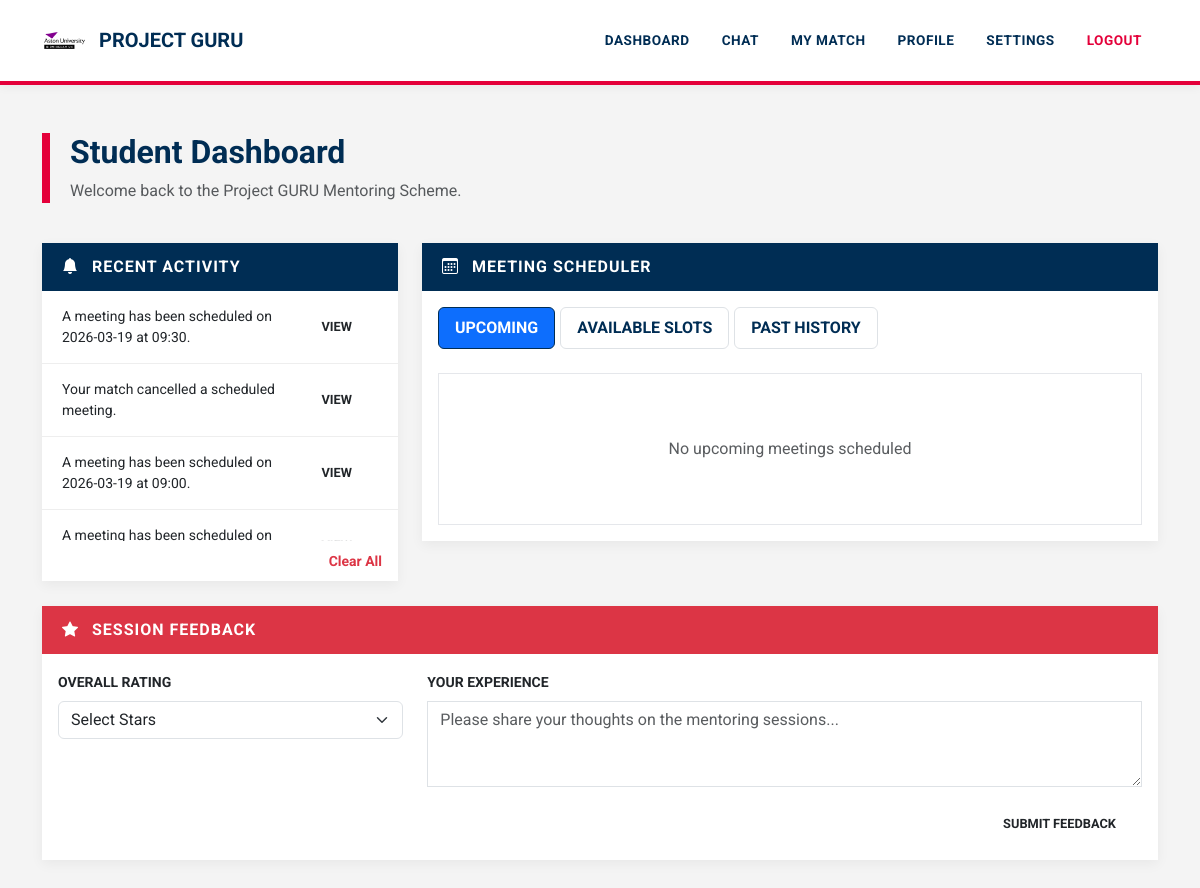
Screenshot of /dashboard (signed in) with the database file from the repository.
### tables this page shows
CREATE TABLE notifications (
    id INTEGER PRIMARY KEY AUTOINCREMENT,
    user_id INTEGER,
    message TEXT,
    link TEXT,
    created_at TIMESTAMP DEFAULT CURRENT_TIMESTAMP
);

### app.py (the view, shortened to what this page needs)
@app.route("/dashboard")
def dashboard():
    if "user_id" not in session:
        return redirect("/login")
    conn = get_db()
    user = conn.execute("SELECT * FROM users WHERE id=?", (session["user_id"],)).fetchone()
    if not user:
        session.clear()
        conn.close()
        return redirect("/login")
    user_id = session["user_id"]
    profile = get_active_profile()
    if not profile:
        conn.close()
        return "Please select a profile"
    role = profile["role"]
    if role == "mentor":
        matches = conn.execute("SELECT * FROM matches WHERE mentor_id=?", (user_id,)).fetchall()
    else:
        matches = conn.execute("SELECT * FROM matches WHERE mentee_id=?", (user_id,)).fetchall()
    match = next((m for m in matches if m["status"] == "final"), None)
    slots = []
    upcoming_meetings = []
    past_meetings = []
    now = datetime.now()
    if match:
        all_slots = conn.execute("""
            SELECT * FROM meeting_slots
            WHERE match_id=? AND status != 'unavailable'
            ORDER BY date, start_time
        """, (match["id"],)).fetchall()
        for slot in all_slots:
            slot_dt = datetime.strptime(f"{slot['date']} {slot['start_time']}", "%Y-%m-%d %H:%M")
            if slot["status"] == "available":
                if slot_dt > now:
                    slots.append(slot)
            elif slot["status"] == "booked":
                if slot_dt > now:
                    upcoming_meetings.append(slot)
                else:
                    past_meetings.append(slot)
            elif slot["status"] in ["completed", "missed"]:
                past_meetings.append(slot)
    if role == "mentor":
        notifications = conn.execute("""
            SELECT DISTINCT n.* FROM notifications n
            LEFT JOIN matches m ON n.link LIKE '/chat/' || m.id
            WHERE n.user_id=? AND (m.mentor_id=? OR m.id IS NULL)
            ORDER BY n.created_at DESC
        """, (user_id, user_id)).fetchall()
    user_profiles = conn.execute("SELECT * FROM profiles WHERE user_id=?", (user_id,)).fetchall()
    conn.close()
    return render_template(
        "dashboard.html",
        user=user,
        role=role,
        user_profiles=user_profiles,
        matches=matches,
        match=match,
        slots=slots,
        upcoming_meetings=upcoming_meetings,
        past_meetings=past_meetings,
        notifications=notifications,
        current_date=date.today(),
        user_id=user_id,
    )

### app.py (called while the page is built)
def get_db():
    conn = sqlite3.connect("database.db", timeout=30)
    conn.row_factory = sqlite3.Row
    return conn

def get_active_profile():
    if "profile_id" not in session:
        return None
    conn = get_db()
    profile = conn.execute("""
        SELECT * FROM profiles
        WHERE id=? AND user_id=?
    """, (session["profile_id"], session["user_id"])).fetchone()
    conn.close()
    return profile

### templates/dashboard.html (shortened to what this page needs)
<!DOCTYPE html>
<html lang="en">
<head>
    <link href="https://cdn.jsdelivr.net/npm/bootstrap@5.3.2/dist/css/bootstrap.min.css" rel="stylesheet">
    <link rel="stylesheet" href="https://cdn.jsdelivr.net/npm/bootstrap-icons@1.11.3/font/bootstrap-icons.css">
</head>
<body>
{% include "navbar.html" %}
<div class="container mt-5">
    <div class="dashboard-header">
        <h2 class="fw-bold">Student Dashboard</h2>
        <p class="text-muted mb-0">Welcome back to the Project GURU Mentoring Scheme.</p>
    </div>
    <div class="row">
        <div class="col-lg-4">
            <div class="card">
                <div class="card-header-aston">
                    <i class="bi bi-bell-fill me-2"></i> Recent Activity
                </div>
                <div class="card-body p-0">
                    {% if notifications %}
                    <div class="notifications-scroll">
                        {% for n in notifications %}
                        <div class="notification-item d-flex justify-content-between align-items-center">
                            <span class="small">{{ n.message }}</span>
                            {% if n.link %}
                            <a href="{{ n.link }}" class="btn btn-sm btn-aston-red ms-2">View</a>
                            {% endif %}
                        </div>
                        {% endfor %}
                    </div>
                    {% else %}
                    <div class="p-4 text-center text-muted italic">No new notifications</div>
                    {% endif %}
                </div>
                <div class="card-footer bg-white border-0 text-end">
                    <a href="/clear_notifications" class="text-danger small fw-bold text-decoration-none">Clear All</a>
                </div>
            </div>
        </div>
        <div class="col-lg-8">
            <div class="card">
                <div class="card-header-aston">
                    <i class="bi bi-calendar3 me-2"></i> Meeting Scheduler
                </div>
                <div class="card-body">
                    <ul class="nav nav-pills mb-4">
                        <li class="nav-item">
                            <a class="nav-link {% if request.args.get('tab','upcoming') == 'upcoming' %}active{% endif %}" href="/dashboard?tab=upcoming">Upcoming</a>
                        </li>
                        <li class="nav-item">
                            <a class="nav-link {% if request.args.get('tab') == 'available' %}active{% endif %}" href="/dashboard?tab=available">Available Slots</a>
                        </li>
                        <li class="nav-item">
                            <a class="nav-link {% if request.args.get('tab') == 'past' %}active{% endif %}" href="/dashboard?tab=past">Past History</a>
                        </li>
                    </ul>
                    {% if request.args.get("tab","upcoming") == "upcoming" %}
                    <div class="slot-box">
                        {% for slot in upcoming_meetings %}
                        <div class="card mb-3 border shadow-sm meeting-item">
                            <div class="card-body d-flex justify-content-between align-items-center">
                                <div>
                                    <h6 class="mb-1 fw-bold text-primary"><i class="bi bi-calendar-check me-2"></i> {{ slot.date }}</h6>
                                    <small class="text-muted fw-bold">TIME: {{ slot.start_time }} — {{ slot.end_time }}</small>
                                </div>
                                <div class="text-end">
                                    <span class="badge badge-aston bg-success mb-2 d-block">Confirmed</span>
                                    {% if user_id == match.mentee_id %}
                                    <a href="/cancel_booking/{{slot.id}}?tab=upcoming" class="btn btn-link text-danger btn-sm p-0 fw-bold">CANCEL BOOKING</a>
                                    {% elif user_id == match.mentor_id %}
                                    <a href="/mentor_cancel_meeting/{{slot.id}}?tab=upcoming" class="btn btn-link text-danger btn-sm p-0 fw-bold">CANCEL MEETING</a>
                                    {% endif %}
                                </div>
                            </div>
                        </div>
                        {% else %}
                        <div class="text-center py-5 text-muted">No upcoming meetings scheduled</div>
                        {% endfor %}
                    </div>
                    {% endif %}
                </div>
            </div>
        </div>
    </div>
    {% if match and match.status == "final" %}
    <div class="card mb-5">
        <div class="card-header-aston bg-danger">
            <i class="bi bi-star-fill me-2"></i> Session Feedback
        </div>
        <div class="card-body">
            <form method="POST" action="/give_feedback/{{ match.id }}">
                <div class="row">
                    <div class="col-md-4">
                        <label class="form-label fw-bold small text-uppercase">Overall Rating</label>
                        <select name="rating" class="form-select mb-3" required>
                            <option value="">Select Stars</option>
                        </select>
                    </div>
                    <div class="col-md-8">
                        <label class="form-label fw-bold small text-uppercase">Your Experience</label>
                        <textarea name="comment" class="form-control mb-3" rows="3" placeholder="Please share your thoughts on the mentoring sessions..." required></textarea>
                        <div class="text-end">
                            <button class="btn btn-aston-red px-5">Submit Feedback</button>
                        </div>
                    </div>
                </div>
            </form>
        </div>
    </div>
    {% endif %}
</div>
</body>
</html>

### templates/dashboard.html (style rules this page uses)
:root { --aston-navy: #002d54; --aston-red: #e4003a; --aston-grey: #f4f4f4; --aston-dark-grey: #333333; }
body { background-color: var(--aston-grey); font-family: 'Roboto', sans-serif; color: var(--aston-dark-grey); }
.dashboard-header { border-left: 8px solid var(--aston-red); padding-left: 20px; color: var(--aston-navy); margin-bottom: 40px; }
.card { border: none; border-radius: 0; box-shadow: 0 4px 12px rgba(0,0,0,0.05); margin-bottom: 25px; }
.card-header-aston { background-color: var(--aston-navy); color: white; font-weight: 700; text-transform: uppercase; padding: 12px 20px; letter-spacing: 1px; }
.notifications-scroll { max-height: 250px; overflow-y: auto; }
.notification-item { border-bottom: 1px solid #eee; padding: 15px 20px; transition: background 0.2s; }
.nav-pills .nav-link { border-radius: 0; color: var(--aston-navy); font-weight: 700; text-transform: uppercase; margin-right: 5px; border: 1px solid #dee2e6; }
.nav-pills .nav-link.active { background-color: var(--aston-navy); border-color: var(--aston-navy); }
.slot-box { max-height: 400px; overflow-y: auto; background: white; padding: 15px; border: 1px solid #e5e7eb; }
.btn-aston-red { background-color: var(--aston-red); color: white; border: none; border-radius: 0; font-weight: 700; text-transform: uppercase; }
.form-control, .form-select { border-radius: 0; border: 1px solid #ced4da; }

### templates/navbar.html (style rules this page uses)
:root { --aston-navy: #002d54; --aston-red: #e4003a; --aston-grey: #f4f4f4; --aston-dark-grey: #333333; }
body { background-color: var(--aston-grey) !important; font-family: 'Roboto', Arial, sans-serif !important; color: var(--aston-dark-grey); }
.card { border: none !important; border-radius: 0 !important; box-shadow: 0 4px 12px rgba(0,0,0,0.05) !important; }
.btn { border-radius: 0 !important; font-weight: 700 !important; text-transform: uppercase; font-size: 0.8rem; padding: 10px 25px !important; }
.form-control { border-radius: 0 !important; }

### rows the page displays
notifications: message "A meeting has been scheduled on 2026-03-19 at 09:30."
notifications: message "Your match cancelled a scheduled meeting."
notifications: message "A meeting has been scheduled on 2026-03-19 at 09:00."
notifications: message "A meeting has been scheduled on…"
